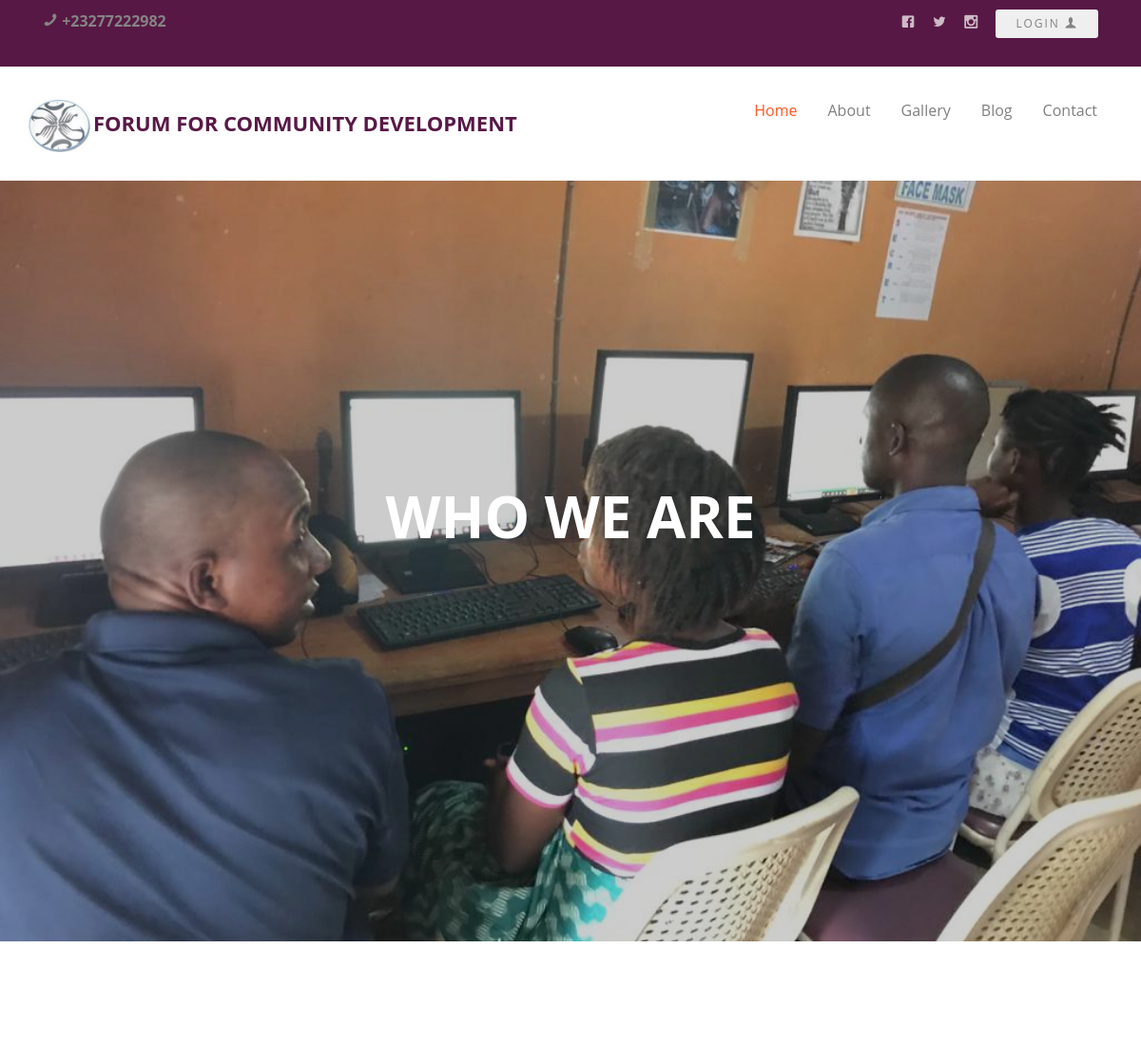
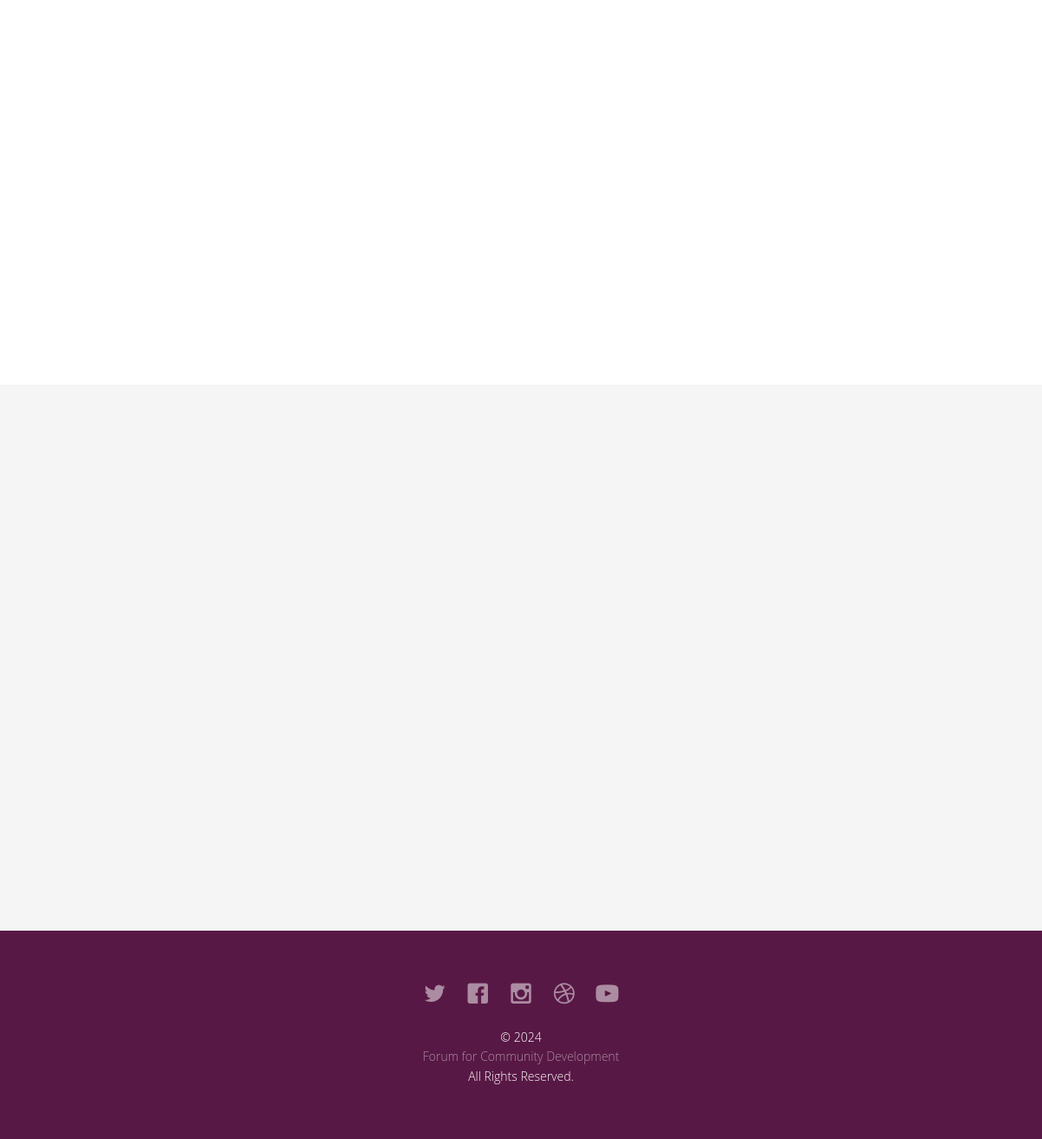
Page /about.php on the committed database (2 pictures, top to bottom).
### tables this page shows
CREATE TABLE IF NOT EXISTS `tblcontact` (
  `contactid` int(11) NOT NULL AUTO_INCREMENT,
  `bgtext` varchar(50) NOT NULL,
  `bgimage` varchar(150) NOT NULL,
  `email` varchar(50) NOT NULL,
  `address` varchar(50) NOT NULL,
  `phone` varchar(50) NOT NULL,
  PRIMARY KEY (`contactid`)
);

CREATE TABLE IF NOT EXISTS `tblabout` (
  `aboutid` int(11) NOT NULL AUTO_INCREMENT,
  `bgtext` varchar(50) NOT NULL,
  `bgimage` varchar(100) NOT NULL,
  `title` varchar(50) NOT NULL,
  `text` text NOT NULL,
  PRIMARY KEY (`aboutid`)
);

### about.php (the view, shortened to what this page needs)
<!DOCTYPE html>
	<html class="no-js">
	<head>
	<link rel="stylesheet" href="css/animate.css">
	<link rel="stylesheet" href="css/icomoon.css">
	<link rel="stylesheet" href="css/bootstrap.css">
	<link rel="stylesheet" href="css/superfish.css">
	<link rel="stylesheet" href="css/style.css">
	</head>
	<body>
		<div id="fh5co-wrapper">
		<div id="fh5co-page">
		<div class="header-top">
			<div class="container">
			<?php
include 'includes/config.php';
 $query = "SELECT * FROM tblcontact";
 $queryrun = mysqli_query($conn, $query);
 $row = mysqli_fetch_assoc($queryrun);?>
					<div class="col-md-6 col-sm-6 text-left fh5co-link">
						<strong><p><i class="icon-phone2"></i> <?php echo $row['phone'];?> </p></strong>
					</div>
					<div class="col-md-6 col-sm-6 text-right fh5co-social">
						<a href="#" class="grow"><i class="icon-facebook2"></i></a>
						<a href="#" class="grow"><i class="icon-twitter2"></i></a>
						<a href="#" class="grow"><i class="icon-instagram2"></i></a>
						<button class="btn btn-sm btn-light" data-toggle="modal" data-target="#adminModal">Login <i class="icon-user"></i></button>
					</div>
				</div>
			</div>
		</div>
		<header id="fh5co-header-section" class="sticky-banner">
			<div class="container">
				<div class="nav-header">
					<h1 id="fh5co-logo"><img src="assets/images/logo.jpg" style="width: 65px; height: 55px;" class="me-2"><a href="index.html">Forum For Community Development</a></h1>
					<nav id="fh5co-menu-wrap" role="navigation">
						<ul class="sf-menu" id="fh5co-primary-menu">
							<li class="active">
								<a href="index.php">Home</a>
							</li>
							<li><a href="about.php">About</a></li>
							<li>
								<a href="gallery.php">Gallery</a>
							</li>
							<li><a href="blog.php">Blog</a></li>
							<li><a href="contact.php">Contact</a></li>
						</ul>
					</nav>
				</div>
			</div>
		</header>
		<?php
include 'includes/config.php';
 $query = "SELECT * FROM tblabout";
 $queryrun = mysqli_query($conn, $query);
 $row = mysqli_fetch_assoc($queryrun);?>
		<div class="fh5co-hero">
			<div class="fh5co-overlay"></div>
			<div class="fh5co-cover text-center" data-stellar-background-ratio="0.5" style="background-image: url(<?php echo $row['bgimage'];?>);">
				<div class="desc animate-box">
					<h2><strong><?php echo $row['bgtext'];?></strong></h2>
				</div>
			</div>
		</div>
	<div id="fh5co-portfolio">
		<div class="container">
			<div class="row">
			</div>
</div>
</div>
		<div id="fh5co-content-section" class="fh5co-section-gray">
			<div class="container">
				<div class="row">
				</div>
			</div>
			<div class="container">
				<div class="row">
				<?php
include 'includes/config.php';
 $query = "SELECT * FROM tblmembers";
 $queryrun = mysqli_query($conn, $query);
 $rowcount = mysqli_num_rows($queryrun);
 if ($rowcount > 0){
     while($row = mysqli_fetch_assoc($queryrun)){ ?>
					<div class="col-md-4">
					</div>
<?php
}
 }
 ?>
				</div>
			</div>
		</div>
<?php include 'includes/footer.php';?>

### css/icomoon.css (style rules this page uses)
[class^="icon-"], [class*=" icon-"] { font-family: 'icomoon' !important; speak: none; font-style: normal; font-weight: normal; font-variant: normal; text-transform: none; line-height: 1; -webkit-font-smoothing: antialiased; -moz-osx-font-smoothing: grayscale; }
.icon-phone2:before { content: "\e9f5"; }
.icon-user:before { content: "\ea37"; }
.icon-facebook2:before { content: "\ea68"; }
.icon-twitter2:before { content: "\ea7d"; }
.icon-instagram2:before { content: "\ec4f"; }

### css/superfish.css (style rules this page uses)
.sf-menu, .sf-menu * { margin: 0; padding: 0; list-style: none; }
.sf-menu li { position: relative; }
.sf-menu > li { float: left; }
.sf-menu a { display: block; position: relative; }
.sf-menu { float: left; margin-bottom: 1em; }
.sf-menu a { border-left: 1px solid #fff; border-top: 1px solid #dFeEFF; border-top: 1px solid rgba(255,255,255,.5); padding: .75em 1em; text-decoration: none; zoom: 1; }
.sf-menu a { color: #13a; }
.sf-menu li { background: #BDD2FF; white-space: nowrap; *white-space: normal; -webkit-transition: background .2s; transition: background .2s; }

### rows in the picture
tblcontact: phone "+23277222982"
tblabout: bgimage (picture), bgtext "WHO WE ARE"
